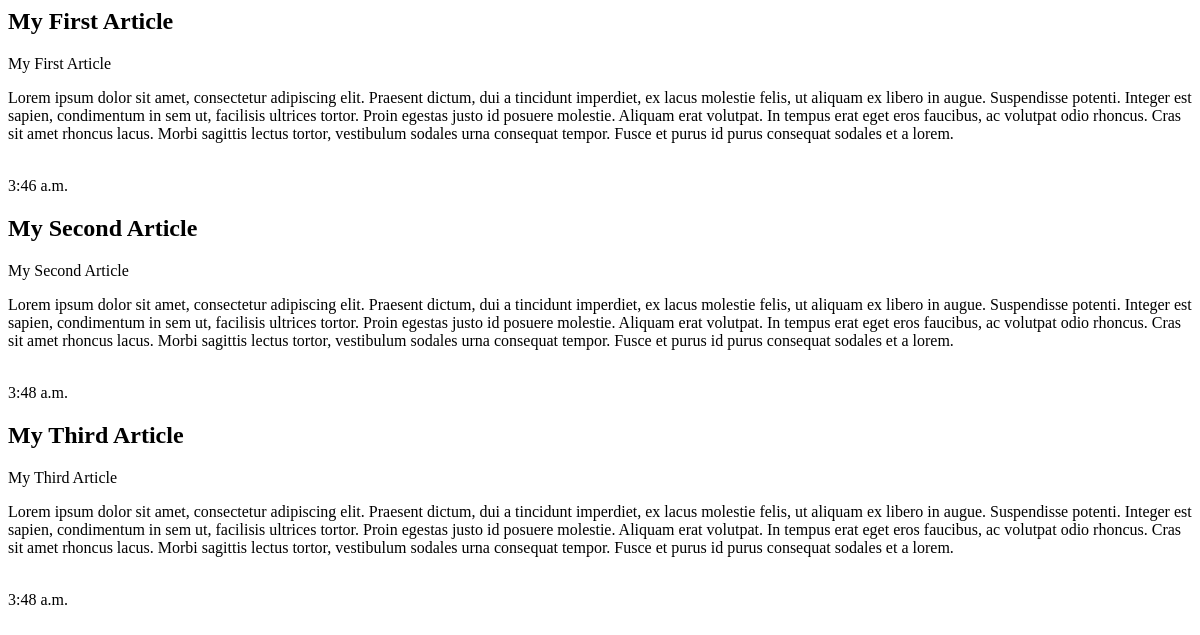
Before: / with the older database file.
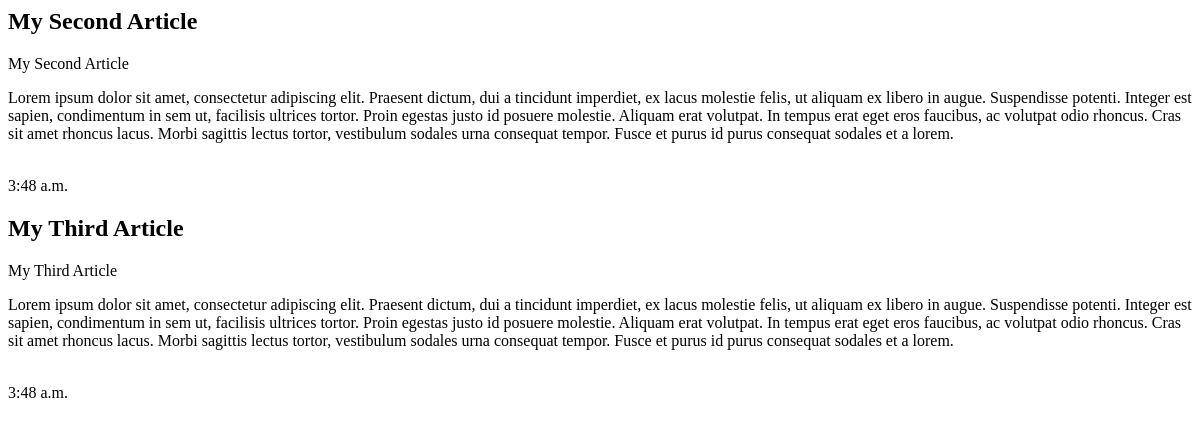
After: the same page with the newer database file.
### Blog/models.py (models this page shows, shortened)
class Article(models.Model):
    title = models.CharField(max_length=250)
    slug = models.SlugField()
    author = models.ForeignKey(User,on_delete=models.CASCADE)
    content = models.TextField()
    publish = models.TimeField(default=timezone.now)
    created = models.DateTimeField(auto_now_add=True)
    updated = models.DateTimeField(auto_now=True)
    status = models.BooleanField(default=False)

### Blog/views.py (the view)
# urls.py: path("", views.ArticleList.as_view(),name="list"),
class ArticleList(ListView):
    def get_queryset(self):
        return Article.objects.filter(status=True)

### Blog/templates/blog/article_list.html (shortened to what this page needs)
{% for i in  object_list %}
<article>
    <h2>{{i.title}}</h2>
    <div>{{i.title}}</div>
    <p>{{i.content}}</p>
    <br>
    <span>{{i.publish}}</span>
</article>
{% endfor %}

Changed rows visible on the page:
removed Article: title "My First Article", content "Lorem ipsum dolor sit amet, consectetur adipiscing elit. Praesent dictum, dui a tincidunt imperdiet, ex lacus molestie felis, ut aliquam ex libero in augue. Suspendisse potenti. Integer est sapien, condimentum in sem ut, facilisis ultrices tortor. Proin egestas justo id posuere molestie. Aliquam erat volutpat. In tempus erat eget eros faucibus, ac volutpat odio rhoncus. Cras sit amet rhoncus lacus. Morbi sagittis lectus tortor, vestibulum sodales urna consequat tempor. Fusce et purus id purus consequat sodales et a lorem.", publish "3:46 a.m."
